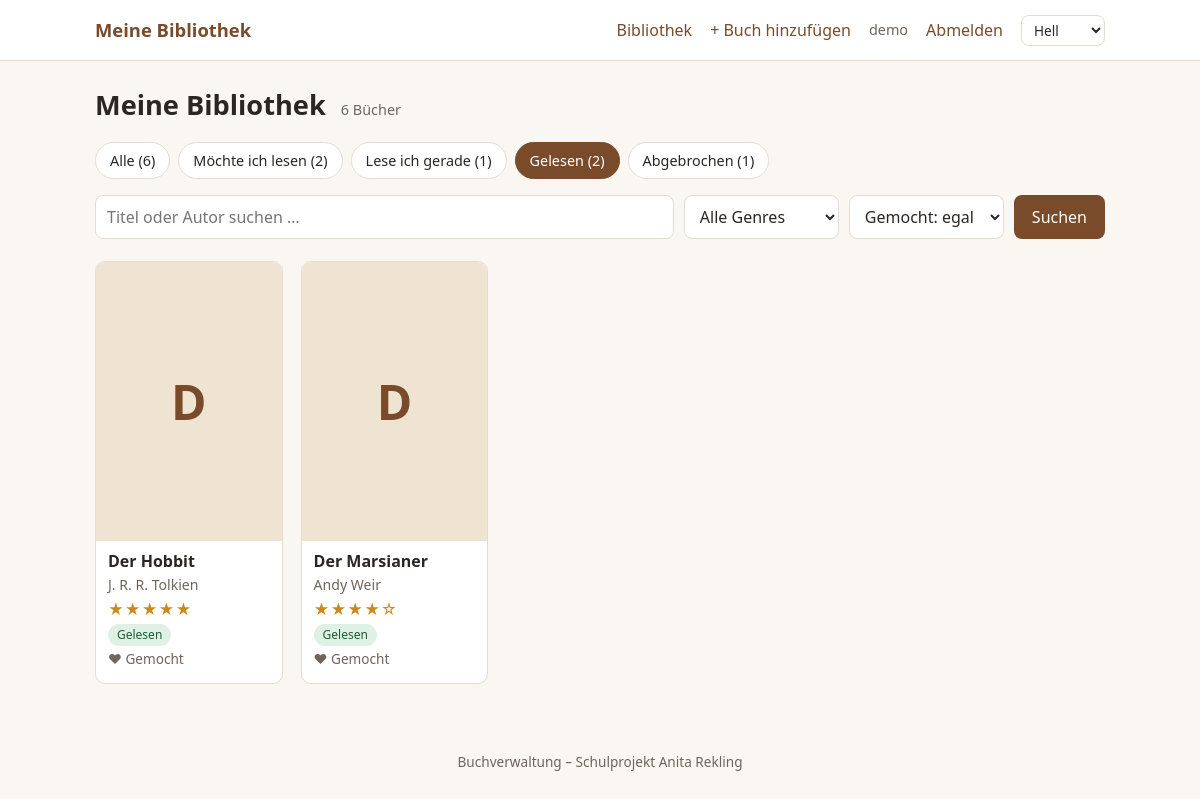
Page /bibliothek.php?status=gelesen (signed in) on the committed database.
### tables this page shows
CREATE TABLE buch 
(
  id               INT AUTO_INCREMENT PRIMARY KEY,
  benutzer_id      INT NOT NULL,
  genre_id         INT NULL,
  titel            VARCHAR(150) NOT NULL,
  autor            VARCHAR(100) NOT NULL,
  erscheinungsjahr SMALLINT NULL,
  beschreibung     TEXT NULL,
  cover            VARCHAR(255) NULL,                   
  status           ENUM('moechte_lesen','lese_gerade','gelesen','abgebrochen')
                   NOT NULL DEFAULT 'moechte_lesen',
  bewertung        TINYINT NULL CHECK (bewertung BETWEEN 0 AND 5),    
  gemocht          TINYINT(1) NULL,                     
  rezension        TEXT NULL,
  startdatum       DATE NULL,
  enddatum         DATE NULL,
  FOREIGN KEY (benutzer_id) REFERENCES benutzer(id) ON DELETE CASCADE,
  FOREIGN KEY (genre_id)    REFERENCES genre(id)    ON DELETE SET NULL
);

### funktionen.php (called while the page is built, shortened)
<?php
function e($text): string
{
    return htmlspecialchars((string)$text, ENT_QUOTES, 'UTF-8');
}
function sterne($n): string
{
    return str_repeat('★', (int)$n) . str_repeat('☆', 5 - (int)$n);
}

### bibliothek.php (the view, shortened to what this page needs)
<?php
require_once 'funktionen.php';
$uid = $_SESSION['benutzer_id'];
$q       = trim($_GET['q'] ?? '');
$status  = $_GET['status'] ?? '';
$sql    = 'SELECT b.*, g.name AS genre_name FROM buch b LEFT JOIN genre g ON g.id = b.genre_id WHERE b.benutzer_id = :uid';
$params = ['uid' => $uid];
if (array_key_exists($status, STATUS))
{
    $sql .= ' AND b.status = :status';
    $params['status'] = $status;
}
else
{
    $status = '';
}
$sql .= ' ORDER BY b.titel';
$st = $pdo->prepare($sql);
$st->execute($params);
$buecher = $st->fetchAll();
$st = $pdo->prepare('SELECT status, COUNT(*) AS n FROM buch WHERE benutzer_id = :uid GROUP BY status');
$st->execute(['uid' => $uid]);
$anzahl = array_column($st->fetchAll(), 'n', 'status');
$gesamt = array_sum($anzahl);
function filter_link(array $aendern): string
{
    $aktuell = array_filter([
        'q' => $_GET['q'] ?? '', 'status' => $_GET['status'] ?? '',
        'genre' => $_GET['genre'] ?? '', 'gemocht' => $_GET['gemocht'] ?? '',
    ], fn($v) => $v !== '');
    return 'bibliothek.php?' . http_build_query(array_filter(array_merge($aktuell, $aendern), fn($v) => $v !== ''));
}
require 'header.php';
?>
<h1>Meine Bibliothek <span class="zahl"><?= $gesamt ?> Bücher</span></h1>
<nav class="reiter">
  <a href="<?= e(filter_link(['status' => ''])) ?>" class="<?= $status === '' ? 'aktiv' : '' ?>">Alle (<?= $gesamt ?>)</a>
  <?php foreach (STATUS as $key => $label): ?>
    <a href="<?= e(filter_link(['status' => $key])) ?>" class="<?= $status === $key ? 'aktiv' : '' ?>">
      <?= e($label) ?> (<?= (int)($anzahl[$key] ?? 0) ?>)
    </a>
  <?php endforeach; ?>
</nav>
<form method="get" class="suche">
  <input type="search" name="q" value="<?= e($q) ?>" placeholder="Titel oder Autor suchen …">
  <select name="genre">
    <option value="">Alle Genres</option>
  </select>
  <select name="gemocht">
    <option value="">Gemocht: egal</option>
  </select>
  <button class="knopf" type="submit">Suchen</button>
</form>
<?php if (!$buecher): ?>
  <div class="karte leer">
    <?php if ($gesamt === 0): ?>
      <p>Deine Bibliothek ist noch leer.</p>
      <a class="knopf" href="buch_neu.php">Erstes Buch hinzufügen</a>
    <?php else: ?>
      <p>Keine Bücher gefunden. Passe Suche oder Filter an.</p>
    <?php endif; ?>
  </div>
<?php else: ?>
  <div class="raster">
    <?php foreach ($buecher as $b): ?>
      <a class="buchkarte" href="buch.php?id=<?= (int)$b['id'] ?>">
        <?php if ($b['cover']): ?>
          <img class="cover" src="<?= e($b['cover']) ?>" alt="Cover von <?= e($b['titel']) ?>" loading="lazy">
        <?php else: ?>
          <div class="cover platzhalter"><?= e(mb_substr($b['titel'], 0, 1)) ?></div>
        <?php endif; ?>
        <div class="buchinfo">
          <strong class="titel"><?= e($b['titel']) ?></strong>
          <span class="autor"><?= e($b['autor']) ?></span>
          <span class="sterne <?= $b['bewertung'] === null ? 'unbewertet' : '' ?>"><?= e(sterne($b['bewertung'])) ?></span>
          <span class="badge status-<?= e($b['status']) ?>"><?= e(STATUS[$b['status']]) ?></span>
          <?php if ($b['gemocht'] !== null): ?>
            <span class="gemocht"><?= $b['gemocht'] ? '♥ Gemocht' : '✕ Nicht gemocht' ?></span>
          <?php endif; ?>
        </div>
      </a>
    <?php endforeach; ?>
  </div>
<?php endif; ?>
<?php require 'footer.php'; ?>

### css/style.css (style rules this page uses)
:root { --hintergrund: #faf7f2; --karte: #ffffff; --text: #2b2622; --text-hell: #6e655c; --akzent: #7a4b2a; --akzent-hover: #5e3a20; --rand: #e4dccf; --gut: #2f7d4f; --schlecht: #b33a3a; --radius: 10px; --eingabe: #ffffff; --platzhalter: #efe4d2; --knopf-text: #ffffff; --fehler-bg: #fbeaea; --fehler-text: #8a2a2a; --fehler-rand: #efc4c4; }
* { box-sizing: border-box; }
body { margin: 0; font-family: system-ui, -apple-system, "Segoe UI", Arial, sans-serif; background: var(--hintergrund); color: var(--text); line-height: 1.5; }
a { color: var(--akzent); }
h1 { font-size: 1.7rem; margin: 0 0 16px; }
.zahl { font-size: .9rem; font-weight: 400; color: var(--text-hell); margin-left: 8px; }
input, select, textarea { font: inherit; padding: 9px 11px; border: 1px solid var(--rand); border-radius: 8px; background: var(--eingabe); color: var(--text); }
.knopf { display: inline-block; background: var(--akzent); color: var(--knopf-text); border: 0; border-radius: 8px; padding: 10px 18px; font: inherit; font-weight: 500; cursor: pointer; text-decoration: none; }
.reiter { display: flex; flex-wrap: wrap; gap: 8px; margin-bottom: 16px; }
.reiter a { padding: 7px 14px; border-radius: 999px; background: var(--karte); border: 1px solid var(--rand); text-decoration: none; color: var(--text); font-size: .9rem; }
.reiter a.aktiv { background: var(--akzent); border-color: var(--akzent); color: var(--knopf-text); }
.suche { display: flex; flex-wrap: wrap; gap: 10px; margin-bottom: 22px; align-items: center; }
.suche input[type=search] { flex: 1 1 240px; }
.raster { display: grid; grid-template-columns: repeat(auto-fill, minmax(160px, 1fr)); gap: 18px; }
.buchkarte { background: var(--karte); border: 1px solid var(--rand); border-radius: var(--radius); overflow: hidden; text-decoration: none; color: inherit; display: flex; flex-direction: column; transition: transform .15s, box-shadow .15s; }
.cover { width: 100%; aspect-ratio: 2 / 3; object-fit: cover; display: block; background: var(--rand); }
.platzhalter { display: flex; align-items: center; justify-content: center; font-size: 3rem; font-weight: 700; color: var(--akzent); background: var(--platzhalter); }
.buchinfo { padding: 10px 12px 14px; display: flex; flex-direction: column; gap: 3px; align-items: flex-start; }
.titel { line-height: 1.25; }
.autor { color: var(--text-hell); font-size: .88rem; }
.sterne { color: #c98a1b; letter-spacing: 1px; font-size: .95rem; }
.gemocht { font-size: .85rem; color: var(--text-hell); }
.badge { font-size: .75rem; padding: 2px 9px; border-radius: 999px; font-weight: 500; }
.status-gelesen { background: #dff1e5; color: #1f5c38; }

### rows in the picture
buch: id "2", titel "D", titel "Der Marsianer", autor "Andy Weir", bewertung "★★★★☆", status "Gelesen", gemocht "♥ Gemocht"
buch: titel "D", titel "Der Hobbit", autor "J. R. R. Tolkien", bewertung "★★★★★", status "Gelesen", gemocht "♥ Gemocht"

### other values in the picture
$_SESSION['benutzername'] "demo"
$gesamt "6"
$label "Möchte ich lesen"
$label "Lese ich gerade"
$anzahl[$key] "1"
$label "Gelesen"
$label "Abgebrochen"
